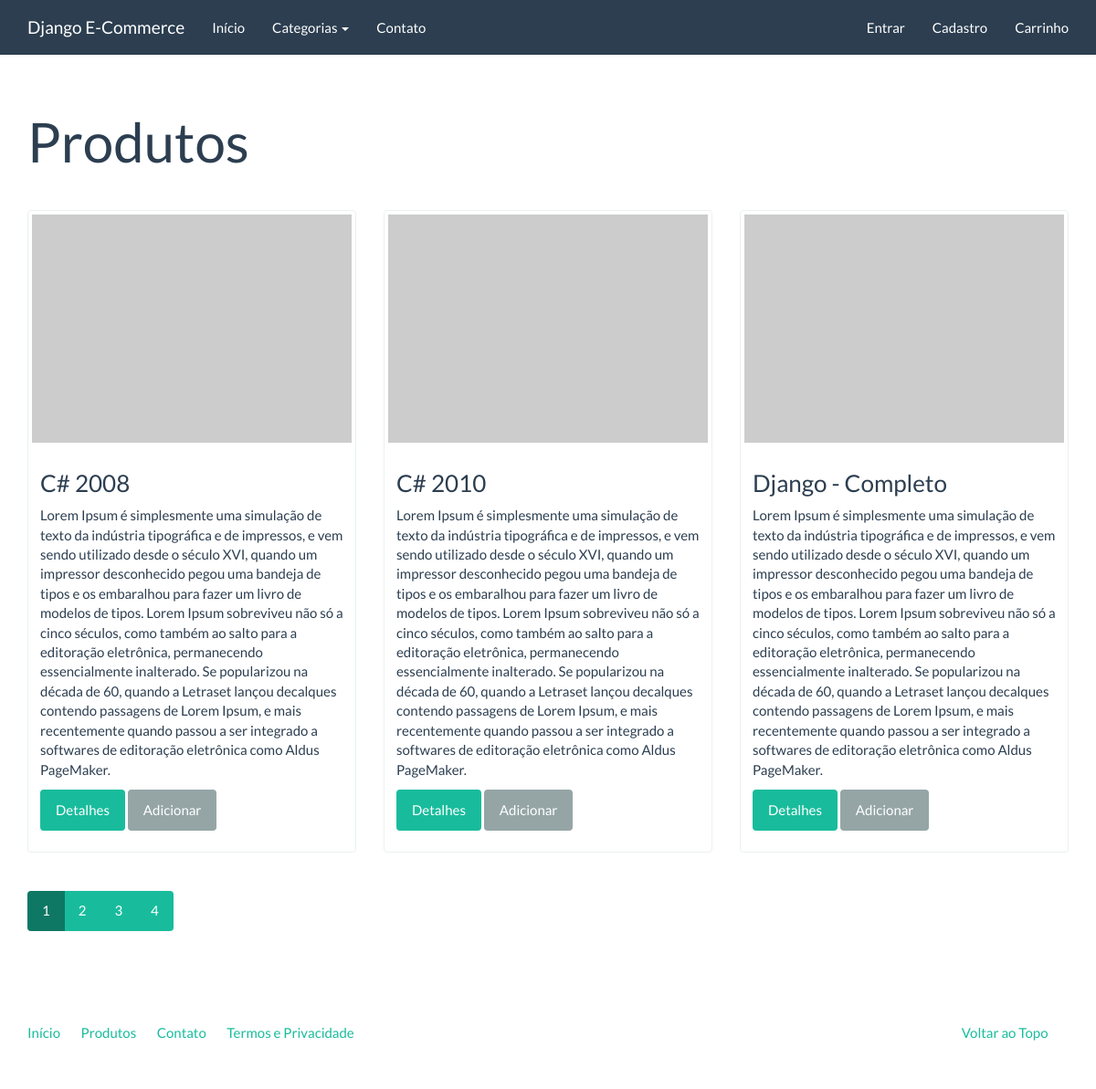
Screenshot of /catalogo/ with the database file from the repository.
### catalog/models.py (models this page shows, shortened)
class Product(models.Model):
    name = models.CharField('Nome', max_length=100)
    slug = models.SlugField('Identificador', max_length=100)
    category = models.ForeignKey('catalog.Category', verbose_name='Categoria')
    description = models.TextField('Descrição', blank=True)
    price = models.DecimalField('Preço', decimal_places=2, max_digits=8)
    created = models.DateField('Criado em', auto_now_add=True)
    modified = models.DateField('Modificado em', auto_now=True)
    def get_absolute_url(self):
        return reverse('catalog:product', kwargs={'slug': self.slug})
    class Meta:
        verbose_name = 'Produto'
        verbose_name_plural = 'Produtos'
        ordering = ['name']

### catalog/views.py (the view)
class ProductListView(generic.ListView):
    model = Product
    template_name = 'catalog/product_list.html'
    context_object_name = 'product_list'
    paginate_by = 3

### catalog/context_processors.py (called while the page is built)
def categories(request):
    return {
        'categories': Category.objects.all()
    }

### catalog/models.py (called while the page is built)
    def get_absolute_url(self):
        return reverse('catalog:category', kwargs={'slug': self.slug})

### core/templatetags/pagination.py (called while the page is built)
@register.inclusion_tag('pagination.html')
def pagination(request, paginator, page_obj):
    context = {}
    context['paginator'] = paginator
    context['request'] = request
    context['page_obj'] = page_obj
    getvars = request.GET.copy()
    if 'page' in getvars:
        del getvars['page']
    if len(getvars) > 0:
        context['getvars'] = '&{0}'.format(getvars.urlencode())
    else:
        context['getvars'] = ''
    return context

### catalog/templates/catalog/product_list.html (shortened to what this page needs)
{% extends "base.html" %}
{% load pagination %}
{% block container %}
    <div class="page-header">
        <h1>Produtos</h1>
    </div>
    <div class="row">
        {% for product in product_list %}
            {% include "catalog/_product.html" %}
        {% endfor %}
    </div>
    {% pagination request paginator page_obj %}
{% endblock %}

### catalog/templates/catalog/_product.html
<div class="col-sm-6 col-md-4">
    <div class="thumbnail">
        <a href="{{ product.get_absolute_url}}">
            <img src="http://placehold.it/350x250" alt="" />
        </a>
        <div class="caption">
            <h3>{{ product.name }}</h3>
            <p>{{ product.description|linebreaks }}</p>
            <p>
                <a href="{{ product.get_absolute_url }}" class="btn btn-success" role="button">Detalhes</a>
                <a href="{% url 'checkout:create_cartitem' product.slug %}" class="btn btn-default" role="button">Adicionar</a></p>
        </div>
    </div>
</div>

### rows the page displays
Product: name "C# 2008", description "Lorem Ipsum é simplesmente uma simulação de texto da indústria tipográfica e de impressos, e vem sendo utilizado desde o século XVI, quando um impressor desconhecido pegou uma bandeja de tipos e os embaralhou para fazer um livro de modelos de tipos. Lorem Ipsum sobreviveu não só a cinco séculos, como também ao salto para a editoração eletrônica, permanecendo essencialmente inalterado. Se popularizou na década de 60, quando a Letraset lançou decalques contendo passagens de Lorem Ipsum, e mais recentemente quando passou a ser integrado a softwares de editoração eletrônica como Aldus PageMaker."
Product: name "C# 2010", description "Lorem Ipsum é simplesmente uma simulação de texto da indústria tipográfica e de impressos, e vem sendo utilizado desde o século XVI, quando um impressor desconhecido pegou uma bandeja de tipos e os embaralhou para fazer um livro de modelos de tipos. Lorem Ipsum sobreviveu não só a cinco séculos, como também ao salto para a editoração eletrônica, permanecendo essencialmente inalterado. Se popularizou na década de 60, quando a Letraset lançou decalques contendo passagens de Lorem Ipsum, e mais recentemente quando passou a ser integrado a softwares de editoração eletrônica como Aldus PageMaker."
Product: name "Django - Completo", description "Lorem Ipsum é simplesmente uma simulação de texto da indústria tipográfica e de impressos, e vem sendo utilizado desde o século XVI, quando um impressor desconhecido pegou uma bandeja de tipos e os embaralhou para fazer um livro de modelos de tipos. Lorem Ipsum sobreviveu não só a cinco séculos, como também ao salto para a editoração eletrônica, permanecendo essencialmente inalterado. Se popularizou na década de 60, quando a Letraset lançou decalques contendo passagens de Lorem Ipsum, e mais recentemente quando passou a ser integrado a softwares de editoração eletrônica como Aldus PageMaker."

### other values shown
{{ page }} "1" "2" "3" "4"
